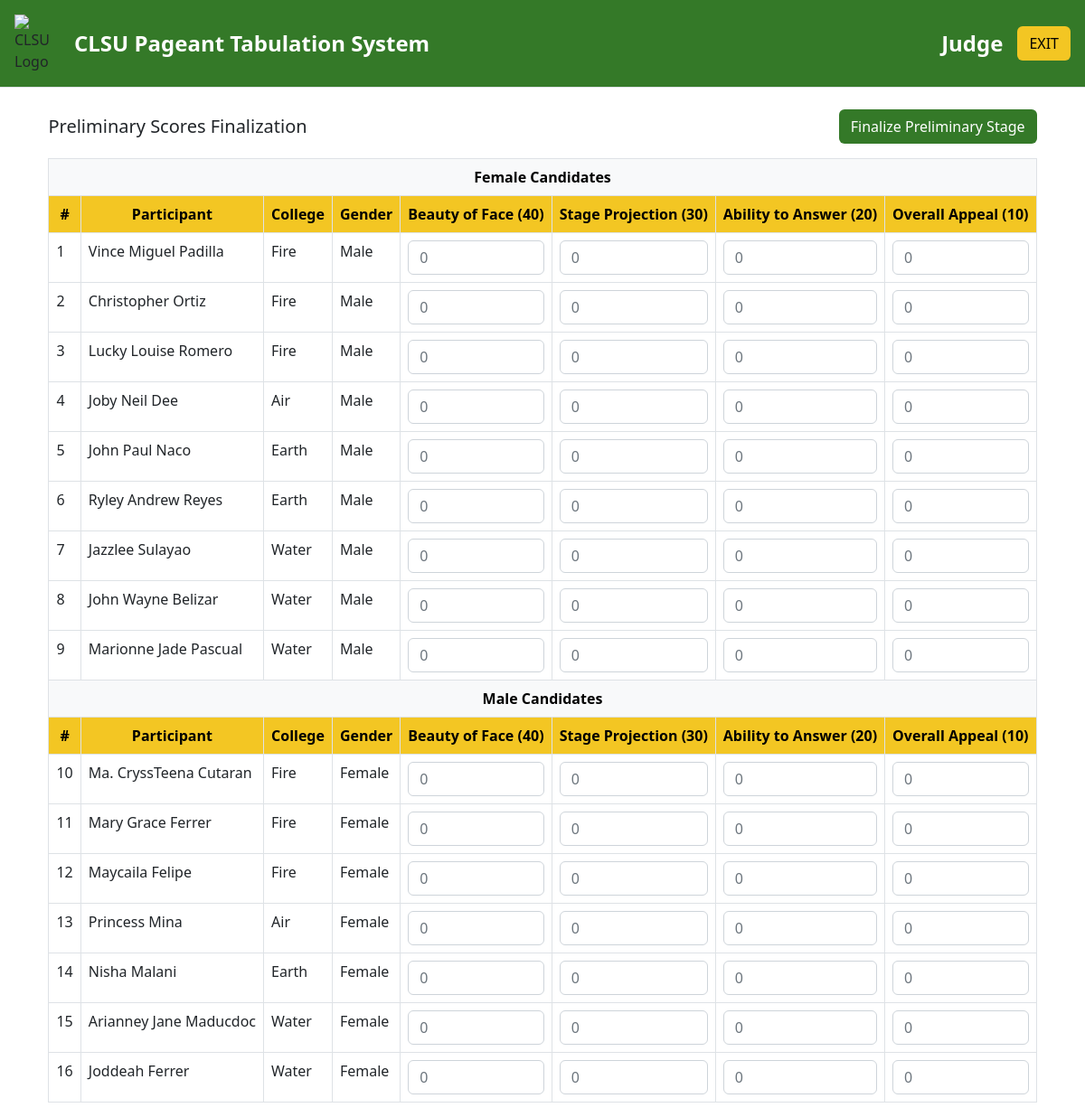
Page /pages/prelim.php on the committed database.
### tables this page shows
CREATE TABLE `participants` (
  `participant_id` int(11) NOT NULL,
  `participant_num` int(11) DEFAULT NULL,
  `participant_name` varchar(100) DEFAULT NULL,
  `college` varchar(100) DEFAULT NULL,
  `gender` enum('Male','Female') DEFAULT NULL,
  `participant_img_name` varchar(100) NOT NULL DEFAULT 'tmp_candidate.jpg'
);

### pages/prelim.php (the view, shortened to what this page needs)
<?php
$host = 'localhost';
$dbname = 'tabulation';
$username = 'root';
$password = '';
$port = '3306';
try {
    $pdo = new PDO("mysql:host=$host;port=$port;dbname=$dbname", $username, $password);
    $pdo->setAttribute(PDO::ATTR_ERRMODE, PDO::ERRMODE_EXCEPTION);
} catch (PDOException $e) {
    die("Could not connect to the database $dbname :" . $e->getMessage());
}
$participants = $pdo->query("SELECT * FROM participants")->fetchAll(PDO::FETCH_ASSOC);
$scores_by_participant = [];
?>
<!DOCTYPE html>
<html lang="en">
<head>
    <link rel="stylesheet" href="../bootstrap/css/bootstrap.min.css">
    <link rel="stylesheet" href="../designss.css">
    <link rel="stylesheet" href="https://cdnjs.cloudflare.com/ajax/libs/font-awesome/6.6.0/css/all.min.css" />
</head>
<body>
    <div class="d-flex align-items-center justify-content-between py-3 px-3 border-bottom head">
        <div class="d-flex align-items-center">
            <img src="../assets/logo.png" alt="CLSU Logo" class="imgLogo me-3">
            <h2 class="headTitle mb-0">CLSU Pageant Tabulation System</h2>
        </div>
        <div class="d-flex align-items-center">
            <h2 class="text-center mb-0 me-3 headTitle">Judge <?= $_SESSION['judge_id'] ?></h2>
            <form action="logout.php" method="post">
                <button class="btn headButton" name="logout" type="submit">
                    EXIT
                </button>
            </form>
        </div>
    </div>
    <div class="container mt-4">
        <form method="post">
            <div class="d-flex flex-row justify-content-around">
                <div>
                    <div class="d-flex flex-row justify-content-between align-items-center pb-3">
                        <h5 class="mb-0">Preliminary Scores Finalization</h5>
                        <button type="button" class="buttonColor btn" data-bs-toggle="modal" data-bs-target="#submitModal">Finalize Preliminary Stage</button>
                    </div>
                    <table class="table table-bordered table-hover">
                        <thead class="tableHead1 text-center">
                            <tr>
                                <td colspan="8" class="text-center fw-bold bg-light">Female Candidates</td>
                            </tr>
                            <tr>
                                <th>#</th>
                                <th>Participant</th>
                                <th>College</th>
                                <th>Gender</th>
                                <th>Beauty of Face (40)</th>
                                <th>Stage Projection (30)</th>
                                <th>Ability to Answer (20)</th>
                                <th>Overall Appeal (10)</th>
                            </tr>
                        </thead>
                        <tbody class="tableBody">
                            <?php
                            $last_gender = '';
                            foreach ($participants as $participant):
                                if ($last_gender !== '' && $last_gender !== $participant['gender']): ?>
                                    <thead class="tableHead1 text-center">
                                        <tr>
                                            <td colspan="8" class="text-center fw-bold bg-light">Male Candidates</td>
                                        </tr>
                                        <tr>
                                            <th>#</th>
                                            <th>Participant</th>
                                            <th>College</th>
                                            <th>Gender</th>
                                            <th>Beauty of Face (40)</th>
                                            <th>Stage Projection (30)</th>
                                            <th>Ability to Answer (20)</th>
                                            <th>Overall Appeal (10)</th>
                                        </tr>
                                    </thead>
                                <?php endif;
                                $last_gender = $participant['gender'];
                                ?>
                                <tr class="tableRow">
                                    <td><?= htmlspecialchars($participant['participant_num']) ?></td>
                                    <td><?= htmlspecialchars($participant['participant_name']) ?></td>
                                    <td><?= htmlspecialchars($participant['college']) ?></td>
                                    <td><?= htmlspecialchars($participant['gender']) ?></td>
                                    <td>
                                        <input type="number" class="form-control" name="scores[<?= $participant['participant_id'] ?>][5]" min="1" max="40"
                                            value="<?= isset($scores_by_participant[$participant['participant_id']][5])
                                                        ? $scores_by_participant[$participant['participant_id']][5]
                                                        : '' ?>" step="1" placeholder="0">
                                    </td>
                                    <td>
                                        <input type="number" class="form-control" name="scores[<?= $participant['participant_id'] ?>][6]" min="1" max="30"
                                            value="<?= isset($scores_by_participant[$participant['participant_id']][6])
                                                        ? $scores_by_participant[$participant['participant_id']][6]
                                                        : '' ?>" step="1" placeholder="0">
                                    </td>
                                    <td>
                                        <input type="number" class="form-control" name="scores[<?= $participant['participant_id'] ?>][7]" min="1" max="20"
                                            value="<?= isset($scores_by_participant[$participant['participant_id']][7])
                                                        ? $scores_by_participant[$participant['participant_id']][7]
                                                        : '' ?>" step="1" placeholder="0">
                                    </td>
                                    <td>
                                        <input type="number" class="form-control" name="scores[<?= $participant['participant_id'] ?>][8]" min="1" max="10"
                                            value="<?= isset($scores_by_participant[$participant['participant_id']][8])
                                                        ? $scores_by_participant[$participant['participant_id']][8]
                                                        : '' ?>" step="1" placeholder="0">
                                    </td>
                                </tr>
                            <?php endforeach; ?>
                        </tbody>
                    </table>
                </div>
            </div>
        </form>
    </div>
</body>
</html>

### designss.css (style rules this page uses)
.tableHead1 { background-color: #F3C623; color: black; }
.buttonColor { background-color: #347928; color: white; }
.head { background-color: #347928; }
.imgLogo { width: 50px; height: auto; }
.headTitle { font-size: 1.5rem; font-weight: 600; color: white; }
.border-bottom { border-color: #e0e0e0; }
.headButton { background-color: #F3C623; color: black; }

### rows in the picture
participants: participant_num "1", participant_name "Vince Miguel Padilla", college "Fire", gender "Male"
participants: participant_num "2", participant_name "Christopher Ortiz", college "Fire", gender "Male"
participants: participant_num "3", participant_name "Lucky Louise Romero", college "Fire", gender "Male"
participants: participant_num "4", participant_name "Joby Neil Dee", college "Air", gender "Male"
participants: participant_num "5", participant_name "John Paul Naco", college "Earth", gender "Male"
participants: participant_num "6", participant_name "Ryley Andrew Reyes", college "Earth", gender "Male"
participants: participant_num "7", participant_name "Jazzlee Sulayao", college "Water", gender "Male"
participants: participant_num "8", participant_name "John Wayne Belizar", college "Water", gender "Male"
participants: participant_num "9", participant_name "Marionne Jade Pascual", college "Water", gender "Male"
participants: shows "Male Candidates", participant_num "10", participant_name "Ma. CryssTeena Cutaran", college "Fire", gender "Female"
participants: participant_num "11", participant_name "Mary Grace Ferrer", college "Fire", gender "Female"
participants: participant_num "12", participant_name "Maycaila Felipe", college "Fire", gender "Female"
participants: participant_num "13", participant_name "Princess Mina", college "Air", gender "Female"
participants: participant_num "14", participant_name "Nisha Malani", college "Earth", gender "Female"
participants: participant_num "15", participant_name "Arianney Jane Maducdoc", college "Water", gender "Female"
participants: participant_num "16", participant_name "Joddeah Ferrer", college "Water", gender "Female"
